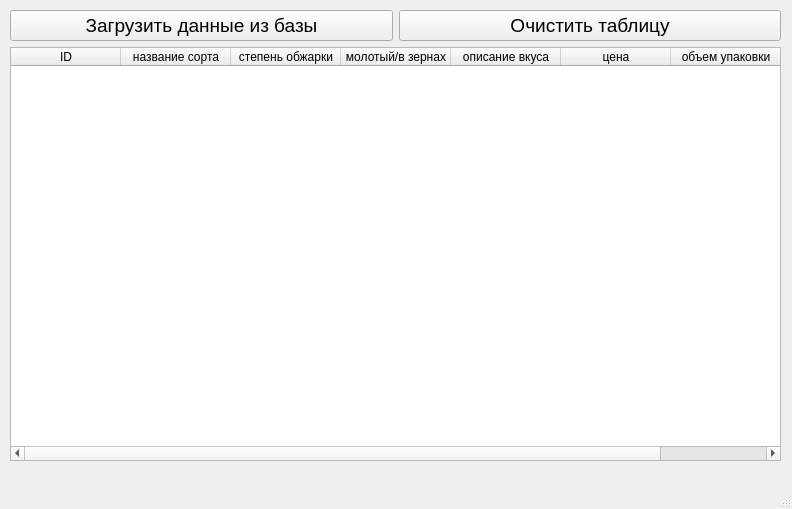
<?xml version="1.0" encoding="UTF-8"?>
<ui version="4.0">
 <class>MainWindow</class>
 <widget class="QMainWindow" name="MainWindow">
  <property name="geometry">
   <rect>
    <x>0</x>
    <y>0</y>
    <width>792</width>
    <height>509</height>
   </rect>
  </property>
  <property name="windowTitle">
   <string>MainWindow</string>
  </property>
  <widget class="QWidget" name="centralwidget">
   <widget class="QWidget" name="verticalLayoutWidget">
    <property name="geometry">
     <rect>
      <x>10</x>
      <y>10</y>
      <width>771</width>
      <height>451</height>
     </rect>
    </property>
    <layout class="QVBoxLayout" name="verticalLayout">
     <item>
      <layout class="QHBoxLayout" name="horizontalLayout">
       <item>
        <widget class="QPushButton" name="load_button">
         <property name="font">
          <font>
           <pointsize>14</pointsize>
          </font>
         </property>
         <property name="text">
          <string>Загрузить данные из базы</string>
         </property>
        </widget>
       </item>
       <item>
        <widget class="QPushButton" name="clear_button">
         <property name="font">
          <font>
           <pointsize>14</pointsize>
          </font>
         </property>
         <property name="text">
          <string>Очистить таблицу</string>
         </property>
        </widget>
       </item>
      </layout>
     </item>
     <item>
      <widget class="QTableWidget" name="table">
       <attribute name="horizontalHeaderDefaultSectionSize">
        <number>110</number>
       </attribute>
       <column>
        <property name="text">
         <string>ID</string>
        </property>
       </column>
       <column>
        <property name="text">
         <string>название сорта</string>
        </property>
       </column>
       <column>
        <property name="text">
         <string>степень обжарки</string>
        </property>
       </column>
       <column>
        <property name="text">
         <string>молотый/в зернах</string>
        </property>
       </column>
       <column>
        <property name="text">
         <string>описание вкуса</string>
        </property>
       </column>
       <column>
        <property name="text">
         <string>цена</string>
        </property>
       </column>
       <column>
        <property name="text">
         <string>объем упаковки</string>
        </property>
       </column>
      </widget>
     </item>
    </layout>
   </widget>
  </widget>
  <widget class="QMenuBar" name="menubar">
   <property name="geometry">
    <rect>
     <x>0</x>
     <y>0</y>
     <width>792</width>
     <height>21</height>
    </rect>
   </property>
  </widget>
  <widget class="QStatusBar" name="statusbar"/>
 </widget>
 <resources/>
 <connections/>
</ui>
